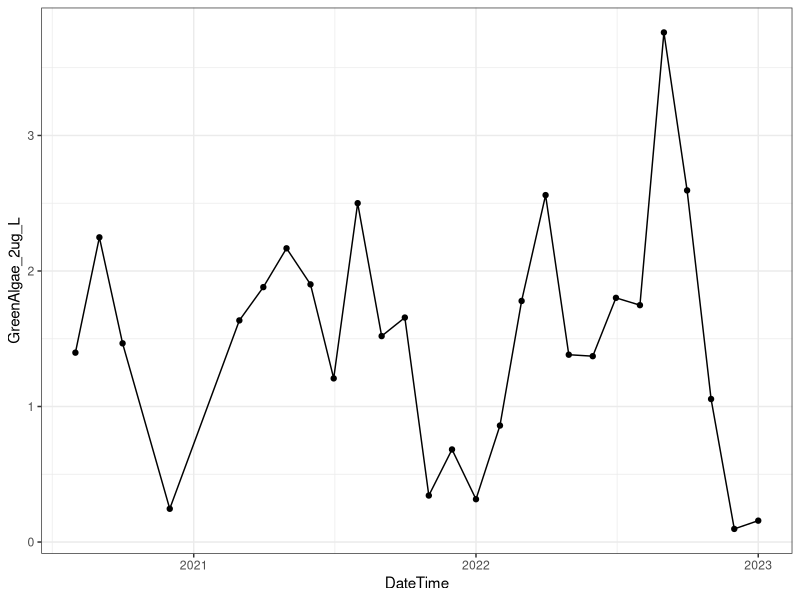
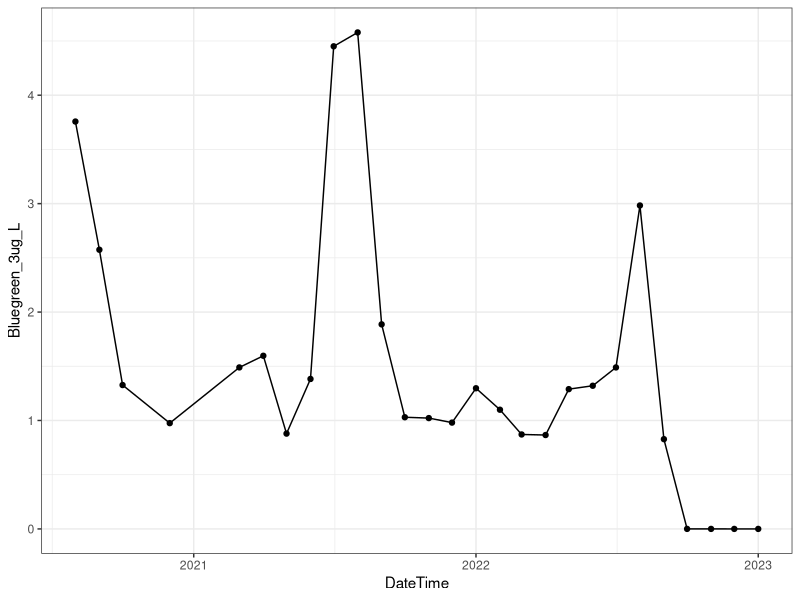
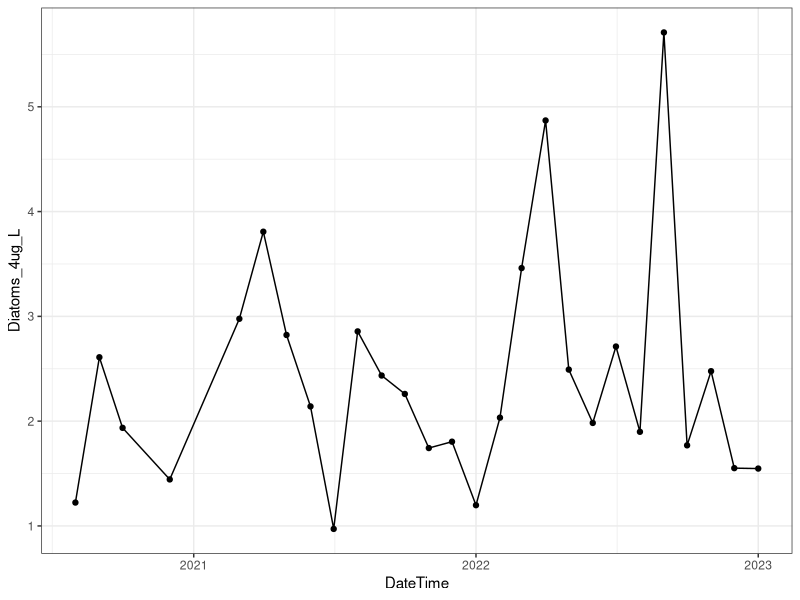
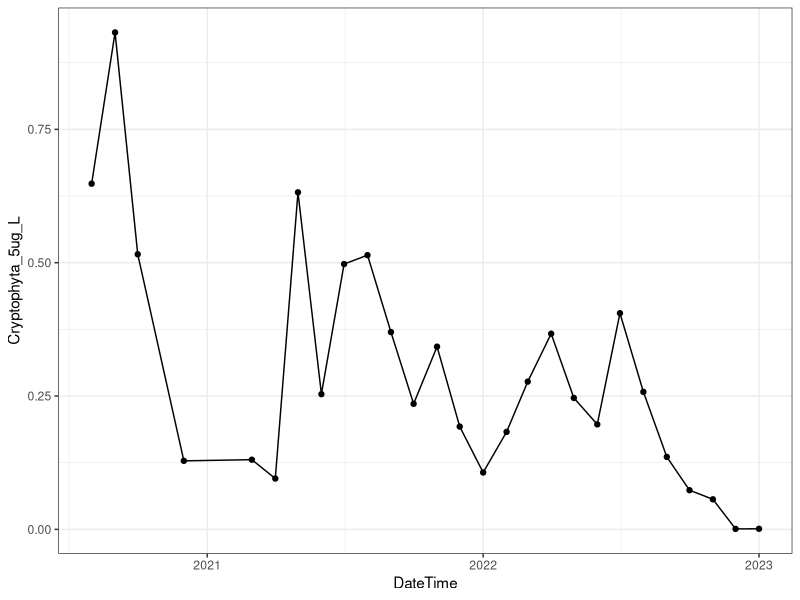
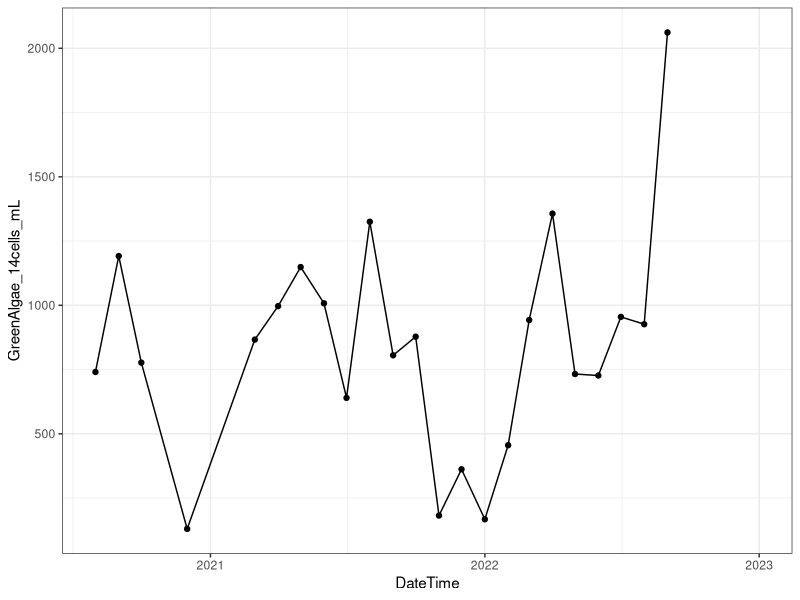
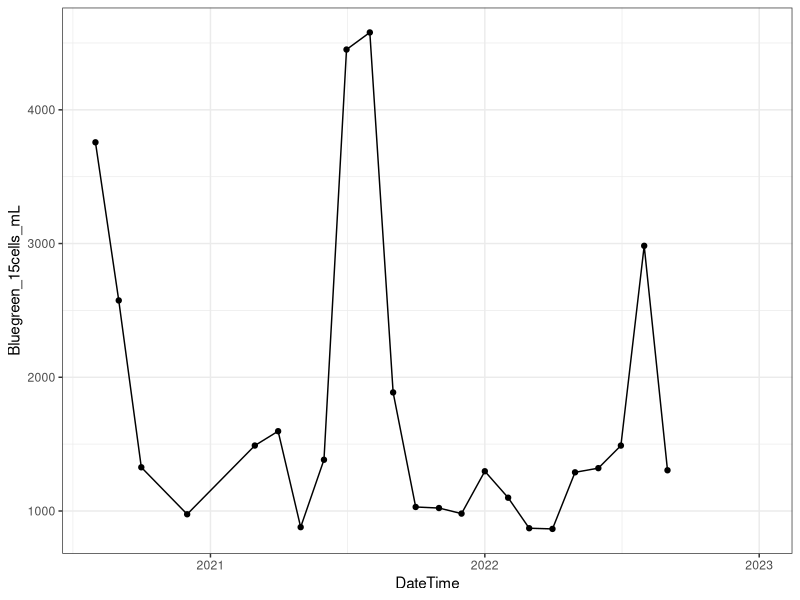
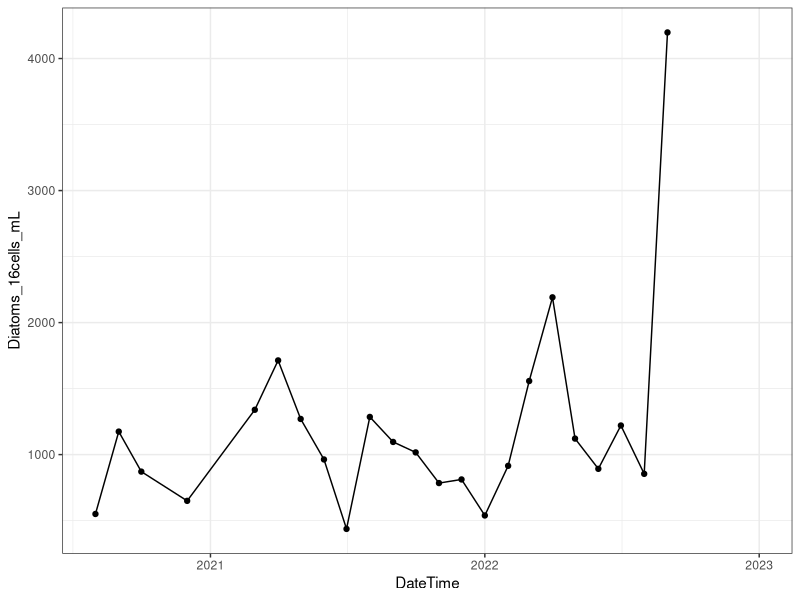
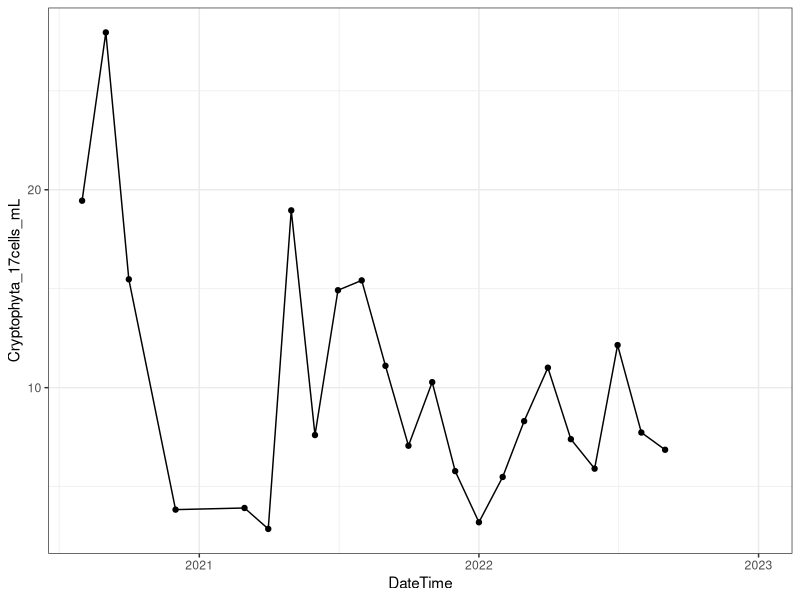

Recreate these plots in R, in order. (Note: this script raises an error after producing the figures.)
## ---- chunk 1
library(tidyverse)
library(lubridate)
library(glue)
## ---- chunk 2
fl_20 <- read_csv('03_Phyto/fluoroprobe-data-cleaning/Fluoroprobe Data 2020 1 minute intervals.csv',
                  col_types = cols(`PAR1_umol_m-2_s-1` = col_number(), `PAR2_umol_m-2_s-1` = col_number()))

fl_21 <- read_csv('03_Phyto/fluoroprobe-data-cleaning/Fluoroprobe Data 2021 1 minute intervals.csv',
                  col_types = cols(`PAR1_umol_m-2_s-1` = col_number(), `PAR2_umol_m-2_s-1` = col_number()))

fl_22 <- read_csv('03_Phyto/fluoroprobe-data-cleaning/Fluoroprobe Data 2022 1 minute intervals.csv',
                  col_types = cols(`PAR1_umol_m-2_s-1` = col_number(), `PAR2_umol_m-2_s-1` = col_number()))

df_fl <- rbind(fl_20, fl_21, fl_22)

nrow(fl_20)+nrow(fl_21)+nrow(fl_22)

df_fl$Date <- as.Date(df_fl$Date, format = '%m/%d/%Y')

df_fl$DateTime <- as_datetime(paste(df_fl$Date, df_fl$Time))

test <- df_fl
test$roundtime <- round_date(test$DateTime, unit='15 mins')
test <- test %>% select(select = -c(Date, Time, DateTime))

test <- test %>%
  group_by(roundtime) %>%
  summarise(across(everything(), ~ mean(.x, na.rm = TRUE))) %>%
  rename(DateTime = roundtime)

test2 <- test
test2$DateTime <- round_date(test2$DateTime, unit = '1 month')

test2 <- test2 %>%
  group_by(DateTime) %>%
  summarise(across(where(is.numeric), ~ mean(.x, na.rm = TRUE)))# %>%

df_fl <- df_fl %>% select(select = -c(Date, Time))
#  pivot_longer(cols = 'GreenAlgae_2ug_L':'PAR2_umol_m-2_s-1')
# 
# test <- test %>%
#   pivot_longer(cols = 'GreenAlgae_2ug_L':'PAR2_umol_m-2_s-1')
## ---- chunk 3
# ggplot(test2, aes(DateTime, value, color = name)) +
#   geom_point() +
#   geom_line() +
#   facet_wrap(~ groups, ncol = 3, scales = 'free') +
#   theme(legend.position = 'none')
# 
# ggsave('03_Phyto/fluoroprobe-data-cleaning/plots/QC_1.png', width = 12, height = 7)
## ---- chunk 4
# df_dt <- test2 %>% filter(year(DateTime) == 2022)

df_mavg <- test2

graph_monyear <- function(df, year, month, param){
  df_day <- df_fl %>% filter(year(DateTime) == year, month(DateTime) == month)
  
  if(nrow(df_day) == 0){
    return('no data')
  }
  plt <- ggplot(df_day, aes(DateTime, .data[[param]])) +
    geom_point(shape = 21) +
    geom_line() +
    facet_wrap( ~ day(DateTime), ncol = 2, scales = 'free') +
    labs(title = paste(month.abb[month], year)) +
    theme_bw()
  
    ggsave(glue('03_Phyto/fluoroprobe-data-cleaning/plots/day/QC_{param}_{year}_{month}.png'), width = 10, height = 7)
}



graph_all <- function(df, param){
  plt <- ggplot(df, aes(DateTime, .data[[param]])) +
    geom_point() +
    geom_line() +
    theme_bw()
  
  ggsave(glue('03_Phyto/fluoroprobe-data-cleaning/plots/QC_month_{param}.png'), width = 6, height = 5)
}
## ---- chunk 5
for (param in names(df_mavg)[4:length(df_mavg)]){
  graph_all(df_mavg, param)
}

for (param in names(df_fl)[4:length(df_day)]){
  for (year in unique(year(df_fl$DateTime))){
    for (month in unique(month(df_fl$DateTime))){
      graph_monyear(df_fl, year, month, param)   
    }
  }
}
